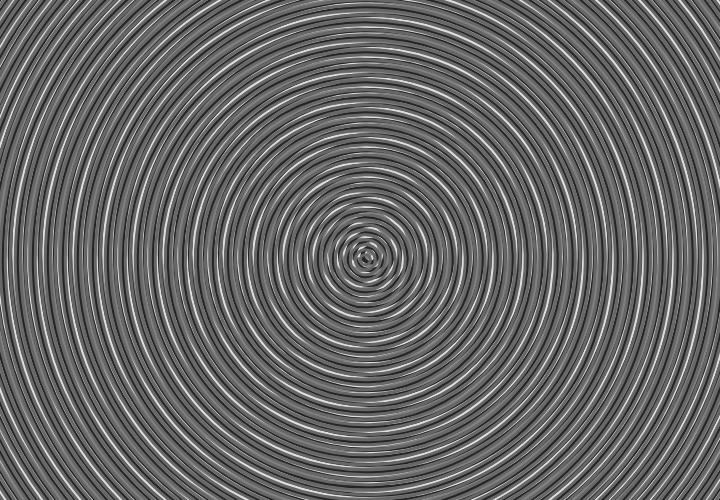
Frame 1 (no input)
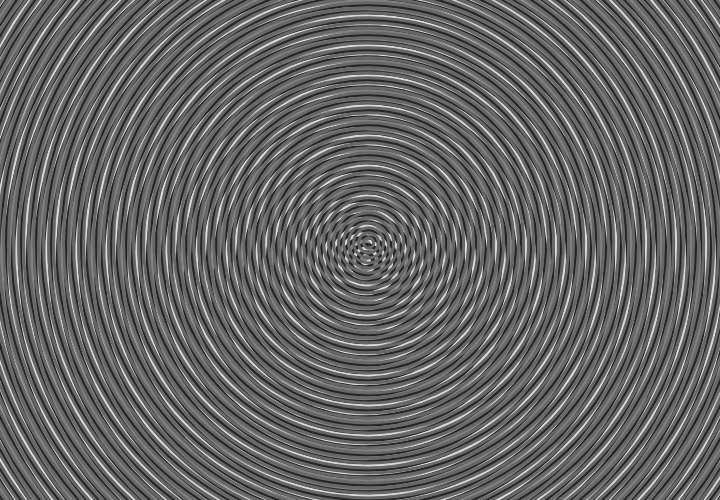
Frame 60 (no input)
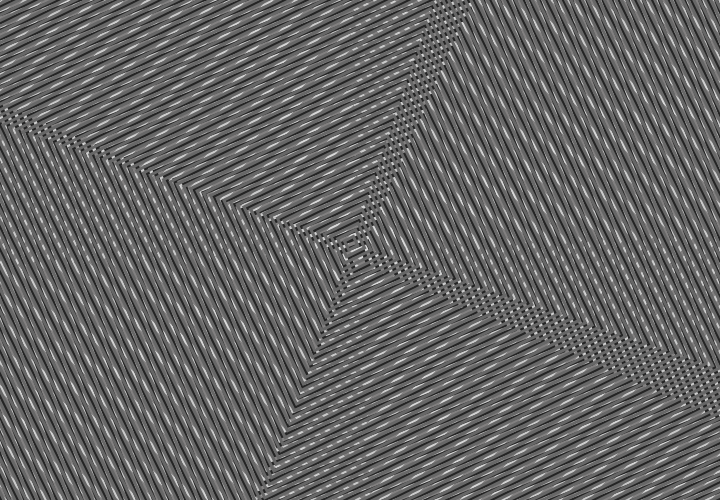
Frame 120 (the mouse pressed at the canvas centre since frame 60)

The p5.js sketch that drew these frames (run headless with seeded random() and noise() and a simulated clock; from frame 60 on, the mouse is pressed at the canvas centre):

// p5.js sketch
// ── sketch.js
let x = 0;
let shape = 0;

function setup() {
  createCanvas(720, 500);
  ellipseMode(CENTER);
  rectMode(CENTER);
}

function draw() {
  background(220, 220);

  translate(360, 250);

  //1st shapes
  push();
  rotate(frameCount * -0.02); //makes shapes spin slowly 
  for (let i = 0; i < 1000; i += 20) {
    noFill();
    stroke("rgb(130,128,128)");
    strokeWeight(5);
    if (shape == 0) ellipse(0, 0, i, i);
    if (shape == 1) rect(0, 0, i, i);
    if (shape == 2) rect(0, 0, i, i);
  }
  pop();

  //2nd shapes
  push();
  rotate(frameCount * 0.01);
  for (let i = 0; i < 1000; i += 15) {
    noFill();
    stroke("rgb(36,36,36)");
    strokeWeight(4);
    if (shape == 0) ellipse(10, 5, i, i);
    if (shape == 1) rect(10, 5, i, i);
    if (shape == 2) ellipse(5, 10, i, i);
  }
  pop();

  //3rd shapes
  push();
  rotate(frameCount * -0.03);
  for (let i = 0; i < 1000; i += 10) {
    noFill();
    stroke("rgb(103,103,103)");
    strokeWeight(3);
    if (shape == 0) ellipse(5, 10, i, i);
    if (shape == 1) rect(5, 10, i, i);
    if (shape == 2) triangle(10, i, i, i, i, i);
  }
  pop();
}

//changes shapes when clicked
function mousePressed() {
  shape = (shape + 1) % 3;
}
